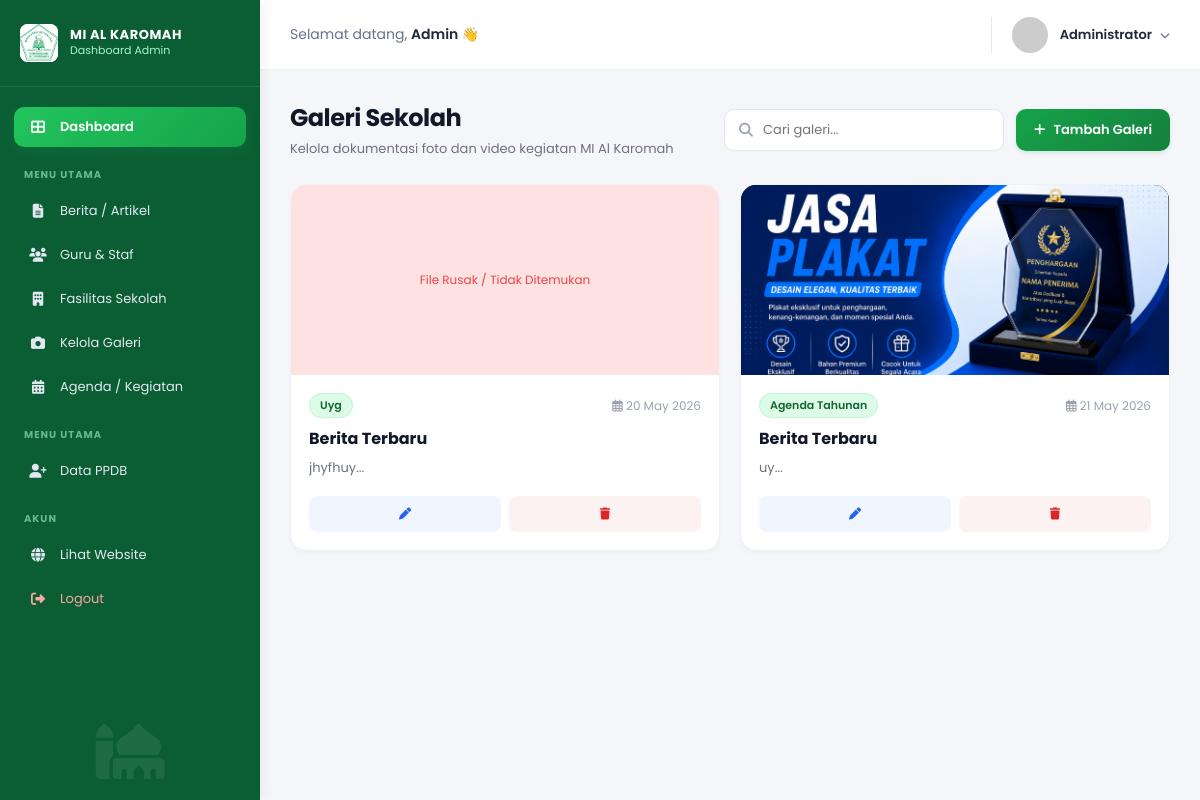
Page /admin/galeri.php (signed in) on the committed database.
### tables this page shows
CREATE TABLE `galeri` (
  `id` int(11) NOT NULL,
  `judul` varchar(255) NOT NULL,
  `kategori` varchar(100) NOT NULL,
  `deskripsi` text NOT NULL,
  `gambar` varchar(255) NOT NULL,
  `tanggal` date NOT NULL,
  `status` enum('publish','draft') DEFAULT 'publish',
  `created_at` timestamp NOT NULL DEFAULT current_timestamp()
);

### admin/galeri.php (the view, shortened to what this page needs)
<?php
include '../layout/admin_header.php';
include '../config/koneksi.php';
$keyword = "";
if (isset($_GET['cari'])) {
    $keyword = mysqli_real_escape_string($conn, $_GET['cari']);
    $query_str = "SELECT * FROM galeri WHERE
                  judul LIKE '%$keyword%' OR
                  kategori LIKE '%$keyword%' OR
                  deskripsi LIKE '%$keyword%'
                  ORDER BY id DESC";
} else {
    $query_str = "SELECT * FROM galeri ORDER BY id DESC";
}
$data = mysqli_query($conn, $query_str);
?>
<div class="content-body">
    <div class="page-header">
        <div class="page-title">
            <h1>Galeri Sekolah</h1>
            <p>Kelola dokumentasi foto dan video kegiatan MI Al Karomah</p>
        </div>
        <div class="header-actions">
            <form action="" method="GET" class="search-form">
                <i class="fas fa-search"></i>
                <input type="text" name="cari" placeholder="Cari galeri..." value="<?= htmlspecialchars($keyword); ?>">
            </form>
            <a href="tambah_galeri.php" class="btn-add">
                <i class="fas fa-plus"></i> Tambah Galeri
            </a>
        </div>
    </div>
    <div class="gallery-grid">
        <?php
        if(mysqli_num_rows($data) > 0):
            while($d = mysqli_fetch_assoc($data)) :
                $file_nama = $d['gambar'];
                $ekstensi = strtolower(pathinfo($file_nama, PATHINFO_EXTENSION));
                $ekstensi_video = ['mp4', 'webm', 'ogg', 'mov'];
                $path_file = "../assets/galeri/" . $file_nama;
                $is_video = in_array($ekstensi, $ekstensi_video);
        ?>
        <div class="gallery-card">
            <div class="gallery-image">
                <?php if(!empty($file_nama) && file_exists($path_file)): ?>
                    <?php if($is_video): ?>
                        <video preload="metadata">
                            <source src="<?= $path_file; ?>" type="video/<?= $ekstensi == 'mov' ? 'mp4' : $ekstensi; ?>">
                        </video>
                    <?php else: ?>
                        <img src="<?= $path_file; ?>" alt="<?= htmlspecialchars($d['judul']); ?>">
                    <?php endif; ?>
                <?php else: ?>
                    <div style="display: flex; align-items: center; justify-content: center; height: 100%; color: #ef4444; font-size: 12px; background: #fee2e2; text-align: center; padding: 10px;">
                        File Rusak / Tidak Ditemukan
                    </div>
                <?php endif; ?>
            </div>
            <div class="gallery-content">
                <div class="gallery-top">
                    <span class="badge badge-green">
                        <?= htmlspecialchars($d['kategori']); ?>
                    </span>
                    <div class="gallery-date">
                        <i class="far fa-calendar-alt"></i> <?= date('d M Y', strtotime($d['tanggal'])); ?>
                    </div>
                </div>
                <h3><?= htmlspecialchars($d['judul']); ?></h3>
                <p>
                    <?= htmlspecialchars(substr($d['deskripsi'], 0, 80)); ?>...
                </p>
                <div class="action-group">
                    <a href="edit_galeri.php?id=<?= $d['id']; ?>" class="action-btn edit-btn" title="Ubah Data">
                        <i class="fas fa-pen"></i>
                    </a>
                    <a href="hapus_galeri.php?id=<?= $d['id']; ?>" onclick="return confirm('Yakin ingin menghapus galeri ini?')" class="action-btn delete-btn" title="Hapus Data">
                        <i class="fas fa-trash"></i>
                    </a>
                </div>
            </div>
        </div>
        <?php
            endwhile;
        endif; ?>
    </div>
</div>
</body>
</html>

### layout/admin_header.php (style rules this page uses)
:root { --primary-green: #0B5E34; --active-gradient: linear-gradient(135deg, #22c55e, #16a34a); --bg-light: #f4f6f9; --text-dark: #1e293b; --text-muted: #64748b; --white: #ffffff; }
* { margin: 0; padding: 0; box-sizing: border-box; font-family: 'Poppins', sans-serif; }
body { background-color: var(--bg-light); color: var(--text-dark); display: flex; min-height: 100vh; overflow-x: hidden; }

### admin/galeri.php (style rules this page uses)
.content-body { padding: 30px; flex: 1; background: #f4f6f9; min-width: 0; }
.page-header { display: flex; justify-content: space-between; align-items: center; margin-bottom: 25px; flex-wrap: wrap; gap: 16px; }
.page-title h1 { font-size: 24px; font-weight: 700; color: #111827; margin: 0 0 4px 0; letter-spacing: -0.5px; }
.page-title p { color: #6b7280; font-size: 13px; margin: 0; }
.header-actions { display: flex; align-items: center; gap: 12px; flex-wrap: wrap; }
.search-form { display: flex; align-items: center; background: white; border: 1px solid #e5e7eb; border-radius: 10px; padding: 0 14px; height: 42px; width: 280px; box-shadow: 0 1px 2px rgba(0,0,0,0.02); transition: border-color 0.2s ease, box-shadow 0.2s ease; }
.search-form i { color: #9ca3af; font-size: 14px; margin-right: 10px; }
.search-form input { border: none; outline: none; width: 100%; font-size: 13px; color: #111827; background: transparent; }
.btn-add { background: linear-gradient(135deg, #16a34a, #15803d); padding: 0 18px; border-radius: 10px; text-decoration: none; color: white; font-size: 13px; font-weight: 600; display: flex; align-items: center; gap: 8px; height: 42px; transition: all 0.2s ease; box-shadow: 0 2px 4px rgba(22, 163, 74, 0.15); }
.gallery-grid { display: grid; grid-template-columns: repeat(3, 1fr); gap: 25px; }
.gallery-card { background: white; border-radius: 16px; overflow: hidden; box-shadow: 0 4px 6px -1px rgba(0, 0, 0, 0.02), 0 2px 4px -1px rgba(0, 0, 0, 0.02); border: 1px solid #eef2f5; transition: transform 0.25s cubic-bezier(0.4, 0, 0.2, 1), box-shadow 0.25s ease; display: flex; flex-direction: column; height: 100%; }
.gallery-image { width: 100%; height: 190px; overflow: hidden; background-color: #000000; position: relative; }
.gallery-image img, .gallery-image video { width: 100%; height: 100%; object-fit: cover; transition: transform 0.5s ease; }
.gallery-content { padding: 18px; flex-grow: 1; display: flex; flex-direction: column; }
.gallery-top { display: flex; justify-content: space-between; align-items: center; margin-bottom: 10px; }
.badge { padding: 3px 10px; border-radius: 20px; font-size: 11px; font-weight: 600; text-transform: capitalize; }
.badge-green { background: #dcfce7; color: #166534; border: 1px solid #bbf7d0; }
.gallery-date { font-size: 12px; color: #9ca3af; }
.gallery-content h3 { font-size: 16px; font-weight: 700; margin-bottom: 8px; color: #111827; line-height: 1.4; display: -webkit-box; -webkit-line-clamp: 2; -webkit-box-orient: vertical; overflow: hidden; }
.gallery-content p { font-size: 13px; color: #6b7280; line-height: 1.5; margin: 0 0 18px 0; display: -webkit-box; -webkit-line-clamp: 2; -webkit-box-orient: vertical; overflow: hidden; }
.action-group { display: flex; gap: 8px; margin-top: auto; }
.action-btn { flex: 1; height: 36px; border-radius: 8px; display: flex; align-items: center; justify-content: center; text-decoration: none; transition: background-color 0.2s, opacity 0.2s; font-size: 12px; font-weight: 500; cursor: pointer; }
.edit-btn { background: #f0f6ff; color: #2563eb; }
.delete-btn { background: #fdf2f2; color: #dc2626; }
@media (max-width: 1200px) { .gallery-grid { grid-template-columns: repeat(2, 1fr); gap: 20px; } }

### rows in the picture
galeri: gambar "File Rusak / Tidak Ditemukan", kategori "Uyg", tanggal "20 May 2026", judul "Berita Terbaru", deskripsi "jhyfhuy"
galeri: gambar (picture), kategori "Agenda Tahunan", tanggal "21 May 2026", judul "Berita Terbaru", deskripsi "uy"
